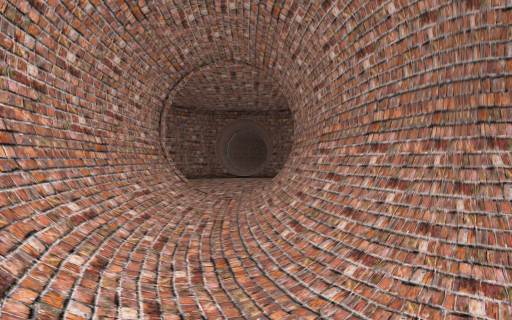
[1] (above)

15 first-person views from a walk through a 3-D level made in the Unity game engine. The camera is 1.3 m above the floor, looks level and sees 80° across. The floor is counted in squares, 2 m on a side. Each view is taken from the middle of a square. On the plan, view 1 faces up. The plan holds only what a view shows up to about 10 squares ahead; the rest is blank. The place goes on beyond the plan. The player character is not drawn. Some surface patterns are stand-ins.

[2]
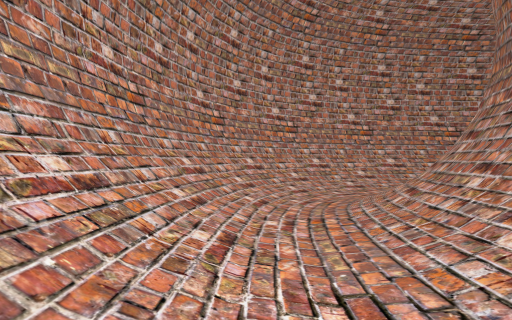

[3]
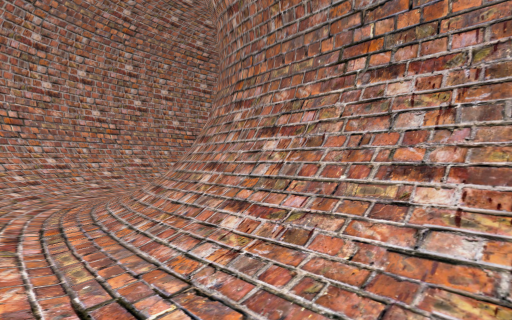

[4]
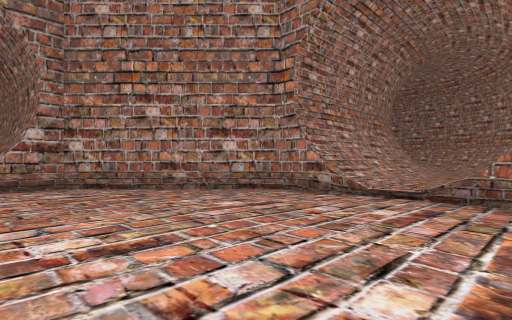

[5]
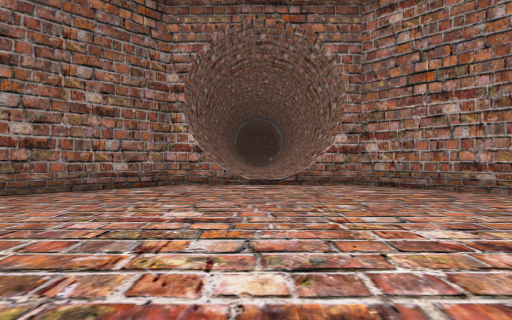

[6]
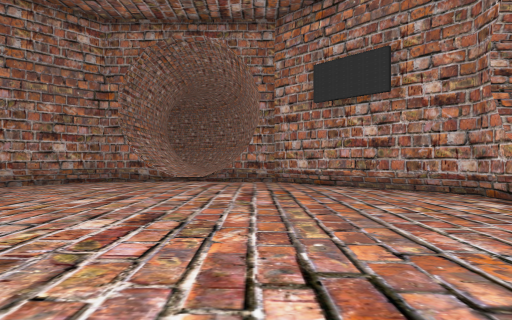

[7]
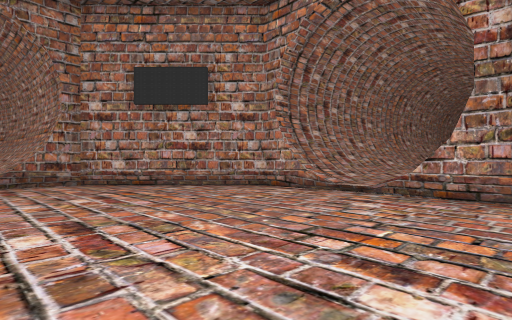

[8]
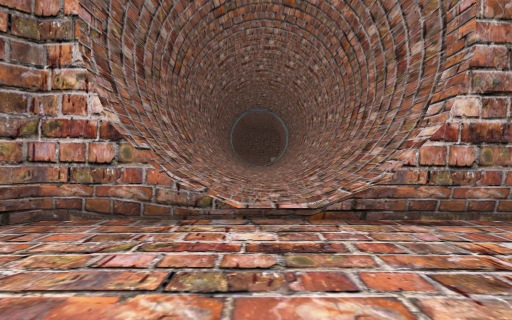

[9]
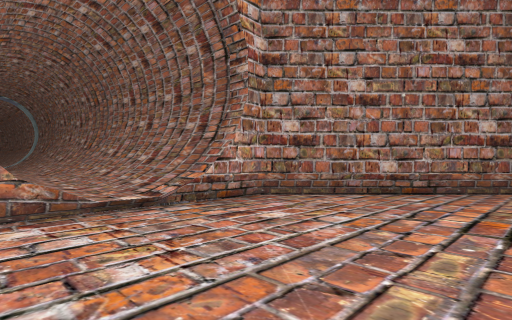

[10]
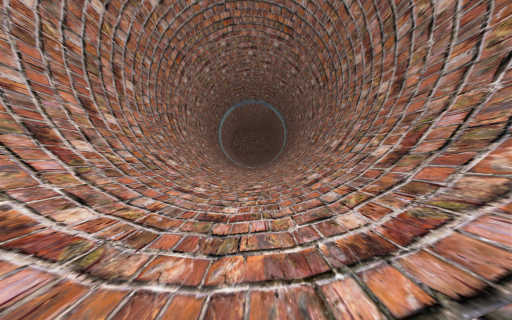

[11]
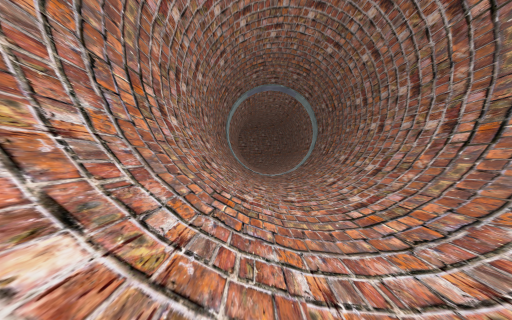

[12]
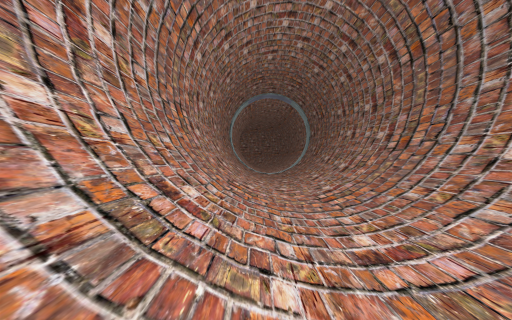

[13]
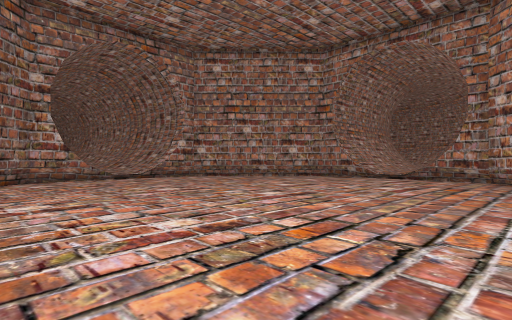

[14]
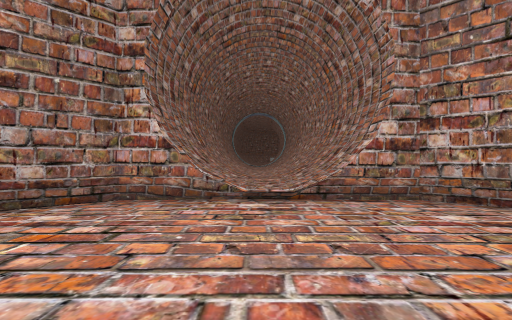

[15]
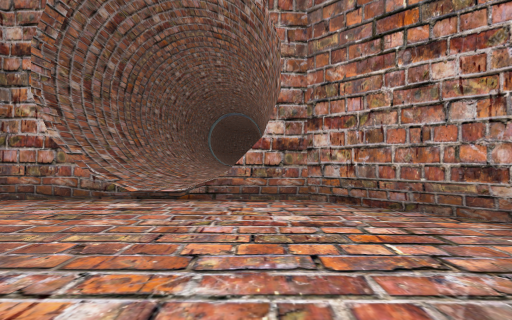

### Floor plan
Key: @ floor where view 1 was taken; # wall or solid block; . main floor; : floor 0.25 m higher than the main floor; - floor 0.25 m lower than the main floor; / step, stairs or slope; = window, fence, low wall or low ledge.
Columns run from 22 left of view 1 to 10 right of it. Each row starts with its distance up from view 1.
 21                ##---...---##
 20               ##---.....---##
 19 ###############----......---#####
 18 //////////////#/--.......---/////
 17 .............../--.......---:::::
 16 ///////////////=--.......---/////
 15 ################--.......---#####
 14                #---......---#
 13                ##--....----##
 12                 ##---.----##
 11                  ##------##
 10                   ##/:/###
  9                    #/./#
  8                    #/./#
  7                    #/./#
  6                    #/:/#
  5                    #/:/##
  4                    #/::/#
  3                    #/::/#####
  2                    ##/./////#
  1                     #//.:::::
  0                     ##@//::::
 -1                      ####///
 -2                         ###

Where each view was taken, in squares from view 1:
view 1: 0 up, 0 right, facing up
view 2: 0 up, 6 right, facing left
view 3: 0 up, 6 right, facing up-left
view 4: 16 up, 3 left, facing down-right
view 5: 17 up, 3 left, facing right
view 6: 20 up, 3 left, facing down
view 7: 20 up, 1 left, facing down-left
view 8: 17 up, 2 right, facing right
view 9: 15 up, 3 left, facing up-left
view 10: 17 up, 7 left, facing left
view 11: 16 up, 12 left, facing left
view 12: 16 up, 10 left, facing left
view 13: 21 up, 5 left, facing down-right
view 14: 17 up, 0 right, facing right
view 15: 15 up, 0 right, facing right
